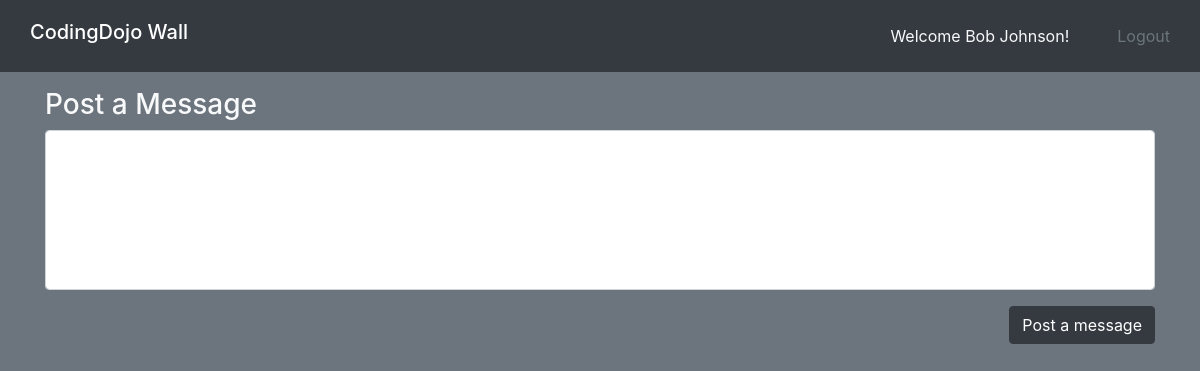
/wall (signed in), run on an earlier commit of the app's database.
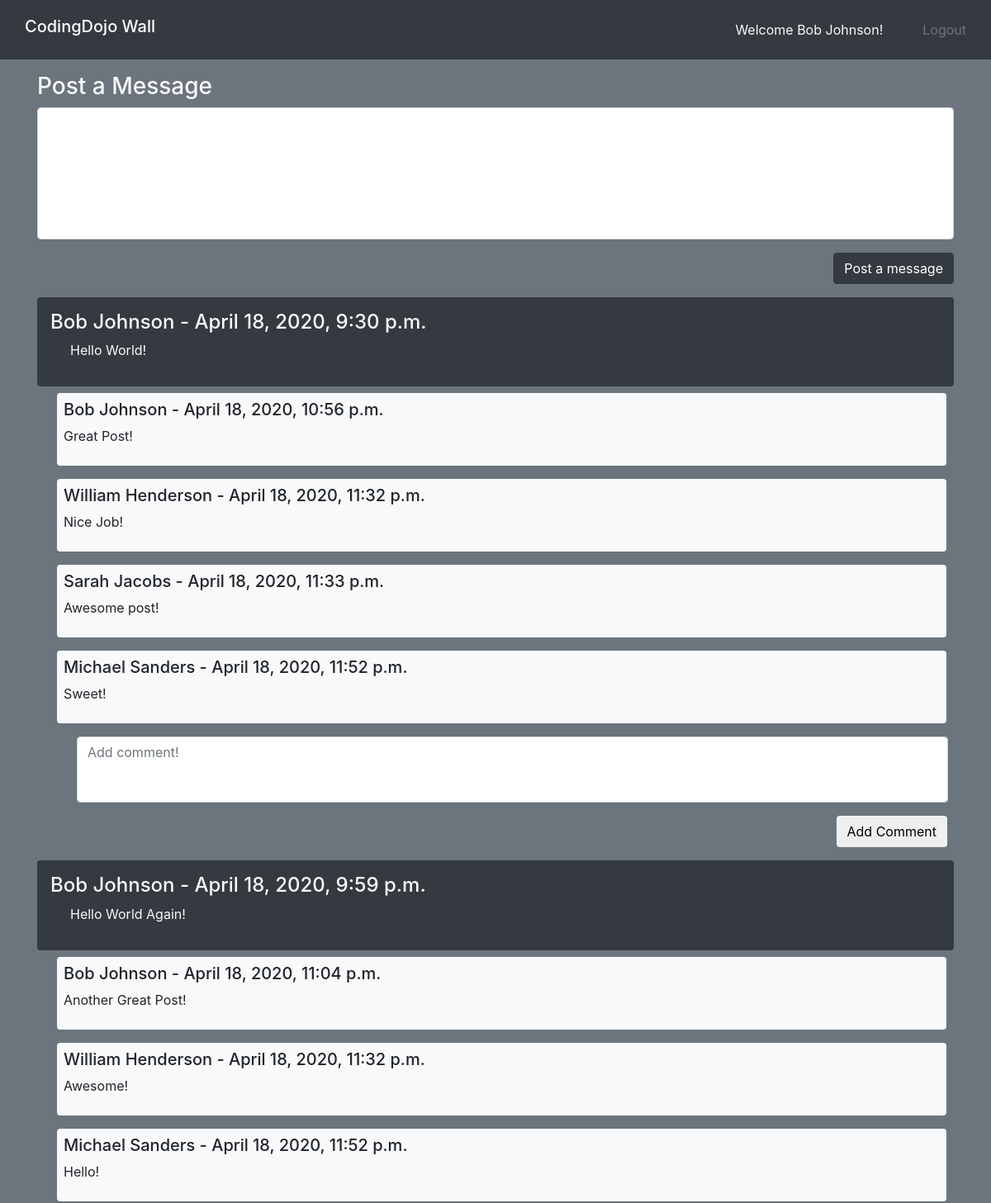
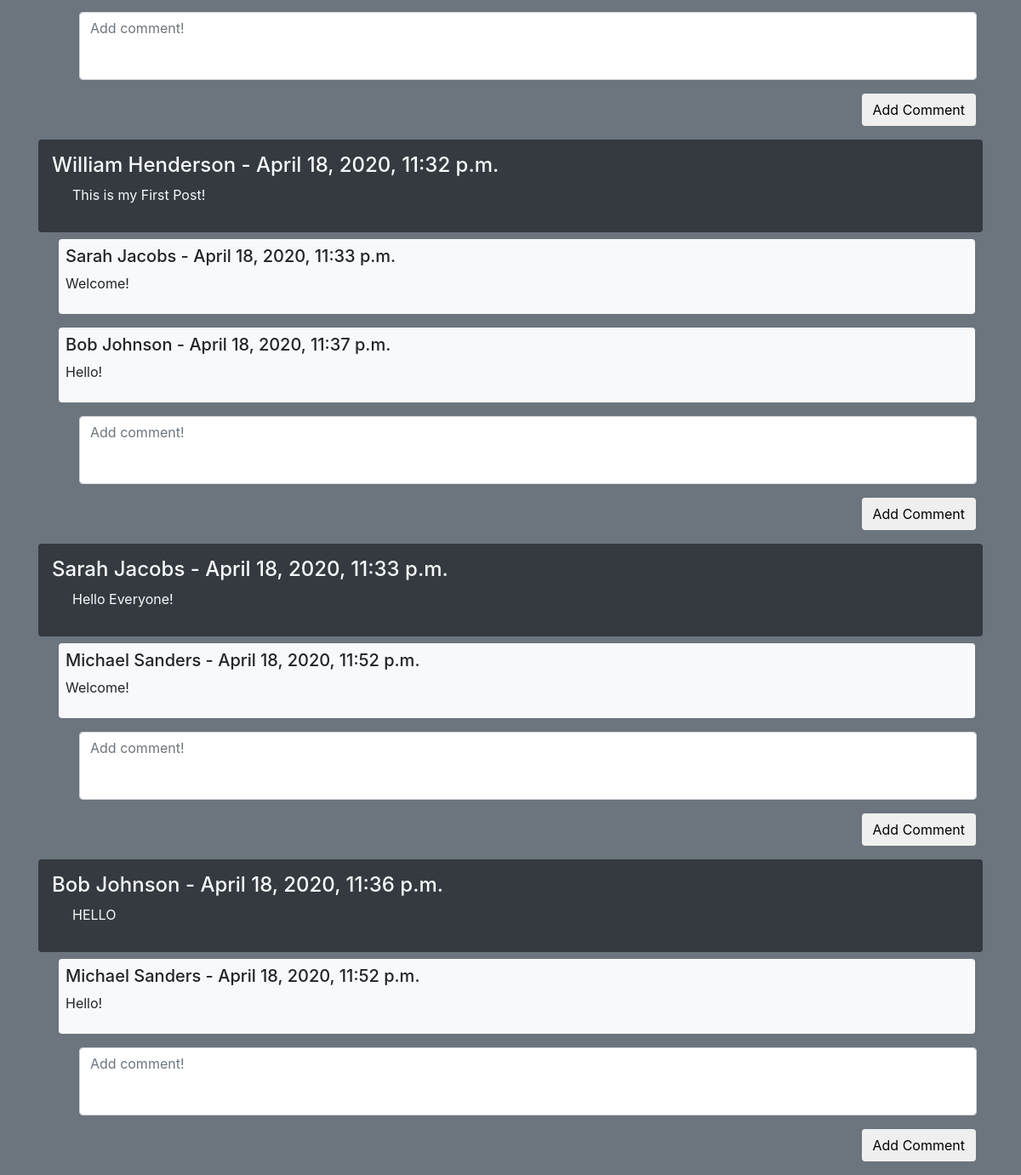
And on a later commit of the database (2 pictures, top to bottom).
### log_reg_app/models.py (models this page shows)
class User(models.Model):
    first_name = models.CharField(max_length=255)
    last_name = models.CharField(max_length=255)
    email = models.CharField(max_length=255)
    password = models.CharField(max_length=255)
    created_at = models.DateTimeField(auto_now_add=True)
    updated_at = models.DateTimeField(auto_now=True)
    objects = UserManager()

class Message(models.Model):
    content = models.TextField()
    user = models.ForeignKey(User, related_name="messages", on_delete=models.CASCADE)
    created_at = models.DateTimeField(auto_now_add=True)
    updated_at = models.DateTimeField(auto_now=True)

class Comment(models.Model):
    user = models.ForeignKey(User, related_name="comments", on_delete=models.CASCADE)
    message = models.ForeignKey(Message, related_name="comments", on_delete=models.CASCADE)
    content = models.TextField()
    created_at = models.DateTimeField(auto_now_add=True)
    updated_at = models.DateTimeField(auto_now=True)

### log_reg_app/views.py (the view)
# urls.py: path('wall', views.wall),
def wall(request):
    if 'user_first_name' not in request.session:
        return redirect('/')
    else:
        comments = Comment.objects.all()
        messages = Message.objects.all()
        context = {
            'messages': messages,
            'comments': comments,
        }
        return render(request, 'wall.html', context)

### log_reg_app/templates/wall.html (shortened to what this page needs)
<!DOCTYPE html>
<html lang="en">
<head>
    {% load static %}
    <link rel="stylesheet" href="https://maxcdn.bootstrapcdn.com/bootstrap/4.0.0/css/bootstrap.min.css">
    <link rel="stylesheet" href="{% static 'css/wall.css' %}">
</head>
<body class="bg-secondary">
    <nav class="navbar navbar-expand sticky-top navbar-dark bg-dark">
        <div class="container">
            <h1 class="navbar-brand">CodingDojo Wall</h1>
            <ul class="navbar-nav mt-3">
                <p class="text-light nav-item mr-5">Welcome {{request.session.user_first_name}} {{request.session.user_last_name}}!</p>
                <a class="text-secondary nav-item" href="/logout">Logout</a>
            </ul>
        </div>
    </nav>
    <div class="container my-3">
        <form action="/add_message" method="POST">
            <div class="form-group">
                <h3 class="text-light">Post a Message</h3>
                <textarea name="message" id="add_mess" class="form-control"></textarea>
            </div>
            <div class="text-right">
                <button type="submit" class="btn btn-dark">Post a message</button>
            </div>
        </form>
    </div>
    {% for message in messages %}
    <div class="container">
        <div id="mess" class="container bg-dark text-light  border-none rounded mb-2 p-3">
            <h4>{{message.user.first_name}} {{message.user.last_name}} - {{message.created_at}}</h4>
            <p class="ml-4">{{message.content}}</p>
        </div>
    </div>
    <div class="container">
    {% for comment in comments %}
    {% if comment.message.id == message.id %}
        <div class="container bg-light border-none rounded p-2 mb-3 ml-4" id="com">
            <h5>{{ comment.user.first_name }} {{ comment.user.last_name }} - {{comment.created_at}}</h5>
            <p>{{ comment.content }}</p>
        </div>
        {% endif %}
    {% endfor %}
    </div>
    <div class="container">
        <form action="/add_comment" method="POST">
            <div class="form-group">
                <textarea name="comment" class="form-control ml-5" placeholder="Add comment!" id="add_com"></textarea>
            </div>
            <div class="text-right">
                <button type="submit" class="btn mb-3 mr-2">Add Comment</button>
            </div>
        </form>
    </div>
    {% endfor %}
</body>
</html>

### log_reg_app/static/css/wall.css (style rules this page uses)
#add_mess { width: 100%; height: 10rem; resize: none; }
#add_com { width: 95%; height: 5rem; resize: none; }
#com { width: 97%; }

What changed in the data, as far as the page shows it:
now on this page (row unchanged): User: session.user_first_name "Bob", session.user_last_name "Johnson"
added Message: user.first_name "Bob", user.last_name "Johnson", created_at "April 18, 2020, 9:30 p.m.", content "Hello World!"
added Comment: user.first_name "Bob", user.last_name "Johnson", created_at "April 18, 2020, 10:56 p.m.", content "Great Post!"
added Comment: user.first_name "William", user.last_name "Henderson", created_at "April 18, 2020, 11:32 p.m.", content "Nice Job!", shown under "Bob"
added Comment: user.first_name "Sarah", user.last_name "Jacobs", created_at "April 18, 2020, 11:33 p.m.", content "Awesome post!", shown under "Bob"
added Comment: user.first_name "Michael", user.last_name "Sanders", created_at "April 18, 2020, 11:52 p.m.", content "Sweet!", shown under "Bob"
added Message: user.first_name "Bob", user.last_name "Johnson", created_at "April 18, 2020, 9:59 p.m.", content "Hello World Again!"
added Comment: user.first_name "Bob", user.last_name "Johnson", created_at "April 18, 2020, 11:04 p.m.", content "Another Great Post!"
added Comment: user.first_name "William", user.last_name "Henderson", created_at "April 18, 2020, 11:32 p.m.", content "Awesome!", shown under "Bob"
added Comment: user.first_name "Michael", user.last_name "Sanders", created_at "April 18, 2020, 11:52 p.m.", content "Hello!", shown under "Bob"
added Message: user.first_name "William", user.last_name "Henderson", created_at "April 18, 2020, 11:32 p.m.", content "This is my First Post!"
added Comment: user.first_name "Sarah", user.last_name "Jacobs", created_at "April 18, 2020, 11:33 p.m.", content "Welcome!", shown under "William"
added Comment: user.first_name "Bob", user.last_name "Johnson", created_at "April 18, 2020, 11:37 p.m.", content "Hello!", shown under "William"
added Message: user.first_name "Sarah", user.last_name "Jacobs", created_at "April 18, 2020, 11:33 p.m.", content "Hello Everyone!"
added Comment: user.first_name "Michael", user.last_name "Sanders", created_at "April 18, 2020, 11:52 p.m.", content "Welcome!", shown under "Sarah"
added Message: user.first_name "Bob", user.last_name "Johnson", created_at "April 18, 2020, 11:36 p.m.", content "HELLO"
added Comment: user.first_name "Michael", user.last_name "Sanders", created_at "April 18, 2020, 11:52 p.m.", content "Hello!", shown under "Bob"
Also different on the page:
{{ request.session.user_first_name }}: "Bob" → (not shown)
{{ request.session.user_last_name }}: "Johnson" → (not shown)
